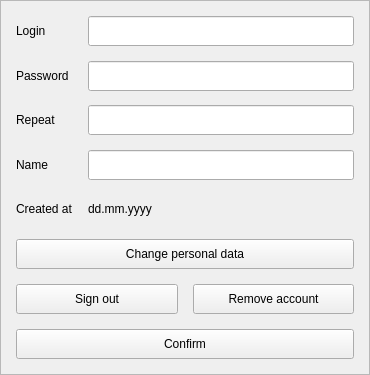
<?xml version="1.0" encoding="UTF-8"?>
<ui version="4.0">
 <class>AccountSectionPage</class>
 <widget class="QWidget" name="AccountSectionPage">
  <property name="geometry">
   <rect>
    <x>0</x>
    <y>0</y>
    <width>370</width>
    <height>375</height>
   </rect>
  </property>
  <property name="minimumSize">
   <size>
    <width>370</width>
    <height>375</height>
   </size>
  </property>
  <property name="windowTitle">
   <string>Form</string>
  </property>
  <layout class="QHBoxLayout" name="horizontalLayout">
   <property name="leftMargin">
    <number>0</number>
   </property>
   <property name="topMargin">
    <number>0</number>
   </property>
   <property name="rightMargin">
    <number>0</number>
   </property>
   <property name="bottomMargin">
    <number>0</number>
   </property>
   <item>
    <widget class="QFrame" name="frame">
     <property name="frameShape">
      <enum>QFrame::Shape::StyledPanel</enum>
     </property>
     <property name="frameShadow">
      <enum>QFrame::Shadow::Raised</enum>
     </property>
     <layout class="QVBoxLayout" name="verticalLayout">
      <property name="spacing">
       <number>15</number>
      </property>
      <property name="leftMargin">
       <number>15</number>
      </property>
      <property name="topMargin">
       <number>15</number>
      </property>
      <property name="rightMargin">
       <number>15</number>
      </property>
      <property name="bottomMargin">
       <number>15</number>
      </property>
      <item>
       <layout class="QFormLayout" name="formLayout">
        <property name="horizontalSpacing">
         <number>15</number>
        </property>
        <property name="verticalSpacing">
         <number>15</number>
        </property>
        <item row="0" column="0">
         <widget class="QLabel" name="label">
          <property name="minimumSize">
           <size>
            <width>0</width>
            <height>30</height>
           </size>
          </property>
          <property name="text">
           <string>Login</string>
          </property>
         </widget>
        </item>
        <item row="1" column="0">
         <widget class="QLabel" name="label_2">
          <property name="minimumSize">
           <size>
            <width>0</width>
            <height>30</height>
           </size>
          </property>
          <property name="text">
           <string>Password</string>
          </property>
         </widget>
        </item>
        <item row="2" column="0">
         <widget class="QLabel" name="label_3">
          <property name="minimumSize">
           <size>
            <width>0</width>
            <height>30</height>
           </size>
          </property>
          <property name="text">
           <string>Repeat</string>
          </property>
         </widget>
        </item>
        <item row="3" column="0">
         <widget class="QLabel" name="label_4">
          <property name="minimumSize">
           <size>
            <width>0</width>
            <height>30</height>
           </size>
          </property>
          <property name="text">
           <string>Name</string>
          </property>
         </widget>
        </item>
        <item row="4" column="0">
         <widget class="QLabel" name="label_5">
          <property name="minimumSize">
           <size>
            <width>0</width>
            <height>30</height>
           </size>
          </property>
          <property name="text">
           <string>Created at</string>
          </property>
         </widget>
        </item>
        <item row="0" column="1">
         <widget class="QLineEdit" name="lineEdit">
          <property name="minimumSize">
           <size>
            <width>0</width>
            <height>30</height>
           </size>
          </property>
         </widget>
        </item>
        <item row="1" column="1">
         <widget class="QLineEdit" name="lineEdit_2">
          <property name="minimumSize">
           <size>
            <width>0</width>
            <height>30</height>
           </size>
          </property>
         </widget>
        </item>
        <item row="2" column="1">
         <widget class="QLineEdit" name="lineEdit_3">
          <property name="minimumSize">
           <size>
            <width>0</width>
            <height>30</height>
           </size>
          </property>
         </widget>
        </item>
        <item row="3" column="1">
         <widget class="QLineEdit" name="lineEdit_4">
          <property name="minimumSize">
           <size>
            <width>0</width>
            <height>30</height>
           </size>
          </property>
         </widget>
        </item>
        <item row="4" column="1">
         <widget class="QLabel" name="label_6">
          <property name="minimumSize">
           <size>
            <width>0</width>
            <height>30</height>
           </size>
          </property>
          <property name="text">
           <string>dd.mm.yyyy</string>
          </property>
         </widget>
        </item>
       </layout>
      </item>
      <item>
       <layout class="QGridLayout" name="gridLayout">
        <property name="spacing">
         <number>15</number>
        </property>
        <item row="0" column="0" colspan="2">
         <widget class="QPushButton" name="pushButton">
          <property name="minimumSize">
           <size>
            <width>0</width>
            <height>30</height>
           </size>
          </property>
          <property name="text">
           <string>Change personal data</string>
          </property>
         </widget>
        </item>
        <item row="1" column="1">
         <widget class="QPushButton" name="pushButton_3">
          <property name="minimumSize">
           <size>
            <width>0</width>
            <height>30</height>
           </size>
          </property>
          <property name="text">
           <string>Remove account</string>
          </property>
         </widget>
        </item>
        <item row="1" column="0">
         <widget class="QPushButton" name="pushButton_2">
          <property name="minimumSize">
           <size>
            <width>0</width>
            <height>30</height>
           </size>
          </property>
          <property name="text">
           <string>Sign out</string>
          </property>
         </widget>
        </item>
        <item row="2" column="0" colspan="2">
         <widget class="QPushButton" name="pushButton_4">
          <property name="minimumSize">
           <size>
            <width>0</width>
            <height>30</height>
           </size>
          </property>
          <property name="text">
           <string>Confirm</string>
          </property>
         </widget>
        </item>
       </layout>
      </item>
     </layout>
    </widget>
   </item>
  </layout>
 </widget>
 <resources/>
 <connections/>
</ui>
